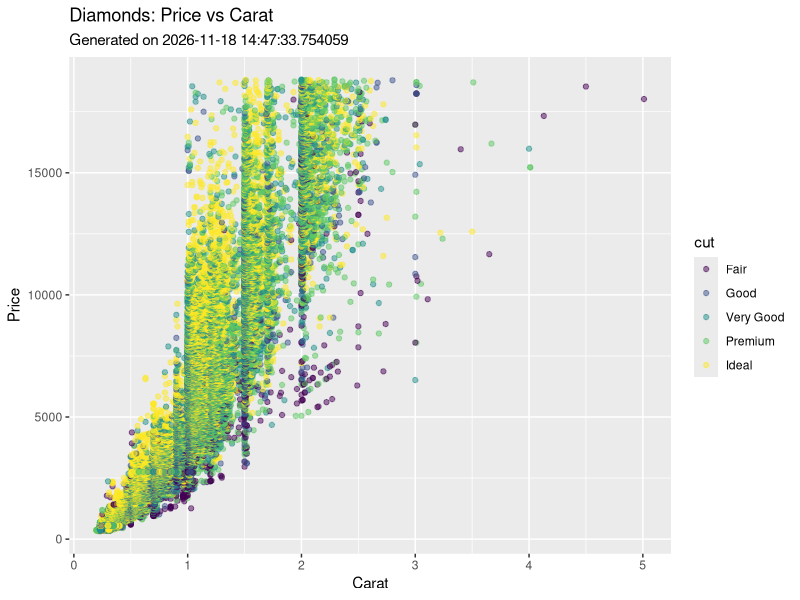

The R script that drew this image:
## ---- chunk 1
# Load libraries
library(ggplot2)

# Print current date and time
cat("Report generated on:", Sys.time(), "\n")

# Plot using diamonds dataset
ggplot(diamonds, aes(x = carat, y = price, color = cut)) +
    geom_point(alpha = 0.5) +
    labs(title = "Diamonds: Price vs Carat",
         subtitle = paste("Generated on", Sys.time()),
         x = "Carat",
         y = "Price")

## ---- chunk 2

